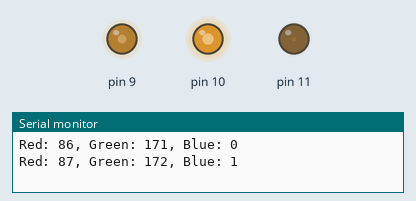
This sketch was run on a simulated Arduino Uno, built with avr-gcc and run on an emulated ATmega328P. Shown: output pins drawn as LEDs (lit = HIGH), the last lines printed to the serial monitor.

Above: at 0.05 s.
At 2.1 s:
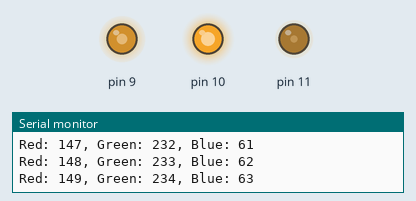
At 4.2 s:
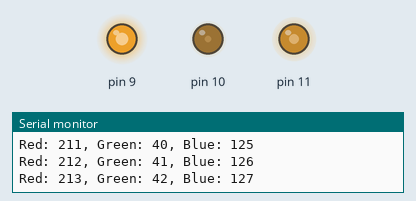
At 6.25 s:
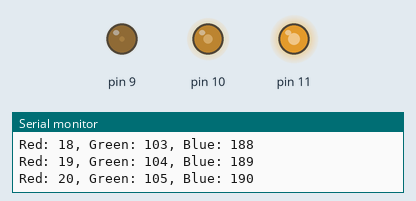
At 8.35 s:
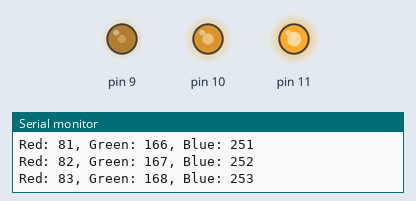
Timing chart, 0 to 11.0 s (numbered marks = the images above):
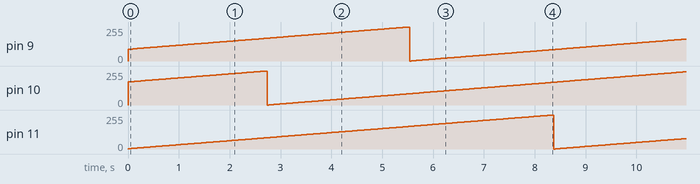

Measured:
- by itself, pin 9–11: ramps from 0/255 to 255/255 and jumps back, once every 8.4 s

The sketch:

RS232_RGB_random_colors.ino
```cpp
#include <Streaming.h>

byte red = 85;
byte green = 170;
byte blue = 255;

void setup() {
  // Open serial communications and wait for port to open:
  Serial.begin(9600);
}

void loop() {
    delay(1);
    red++;
    green++;
    blue++;
    analogWrite(9, red);
    analogWrite(10, green);
    analogWrite(11, blue);

    // print the colors:
    Serial << "Red: " << red << ", Green: " << green << ", Blue: " << blue << endl;
}
```
